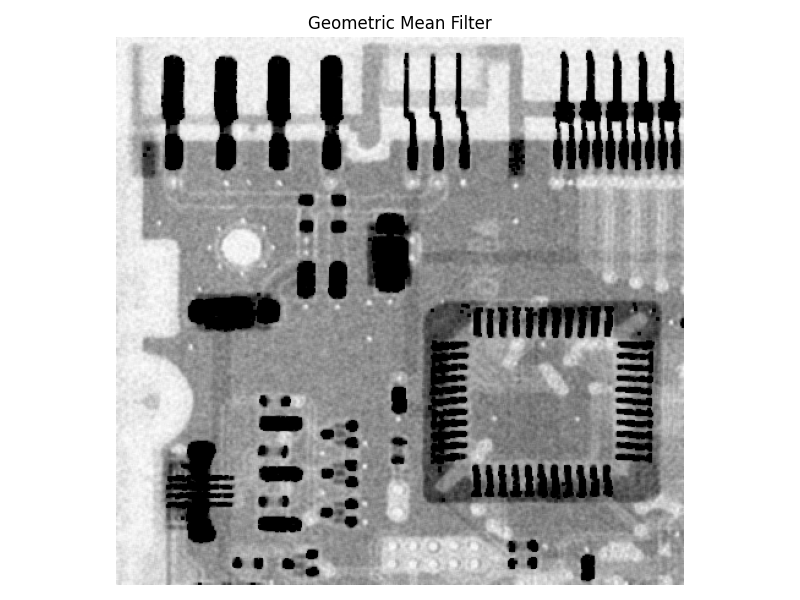
#> input picture 8208221512/4.png, 800 x 600 px, found by its file name
$ python 4.py
#> lines starting #> are read from the running program, lines starting #| are printed output that depends on the picture
import cv2
import numpy as np
import matplotlib.pyplot as plt

# 加载图像
image_path = 'D:/PycharmProjects/DIP/py/4.png'
original_image = cv2.imread(image_path, cv2.IMREAD_GRAYSCALE)
#> original_image is the input picture: shape (600, 800); min 0, max 255, mean 181.8

# 添加高斯噪声
def add_gaussian_noise(image, mean=0, std=25):
#> called with mean = 0, std = 25
    gauss = np.random.normal(mean, std, image.shape).astype(np.float32)
    noisy_image = cv2.add(image.astype(np.float32), gauss)
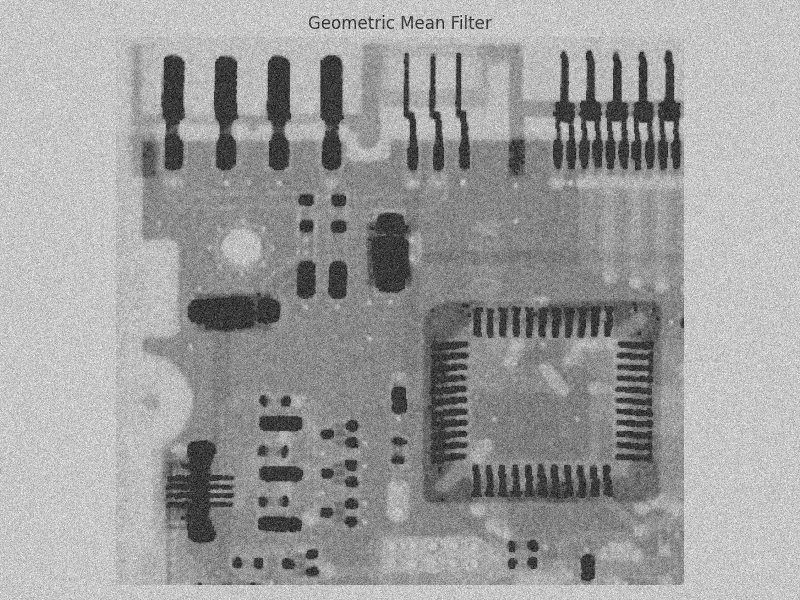
#> noisy_image: shape (600, 800) float32; min -103.5, max 357.5, mean 181.8; drawn with min black and max white
    noisy_image = np.clip(noisy_image, 0, 255).astype(np.uint8)
    return noisy_image

# 算术均值滤波
def arithmetic_mean_filter(image, kernel_size=3):
#> called with kernel_size = 3
    return cv2.blur(image, (kernel_size, kernel_size))

# 几何均值滤波
def geometric_mean_filter(image, kernel_size=3):
#> called with kernel_size = 3
    padded_image = np.pad(image, kernel_size // 2, mode='reflect')
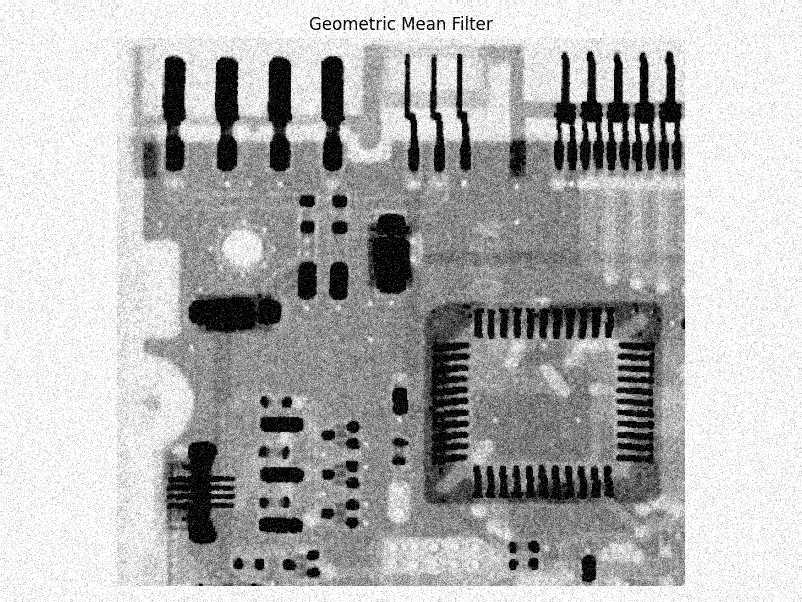
#> padded_image: shape (602, 802); min 0, max 255, mean 178.8
    result = np.zeros_like(image, dtype=np.float32)
    for i in range(image.shape[0]):
        for j in range(image.shape[1]):
            region = padded_image[i:i+kernel_size, j:j+kernel_size]
            # 计算几何均值
            result[i, j] = np.exp(np.mean(np.log(region + 1e-10)))  # 避免log(0)
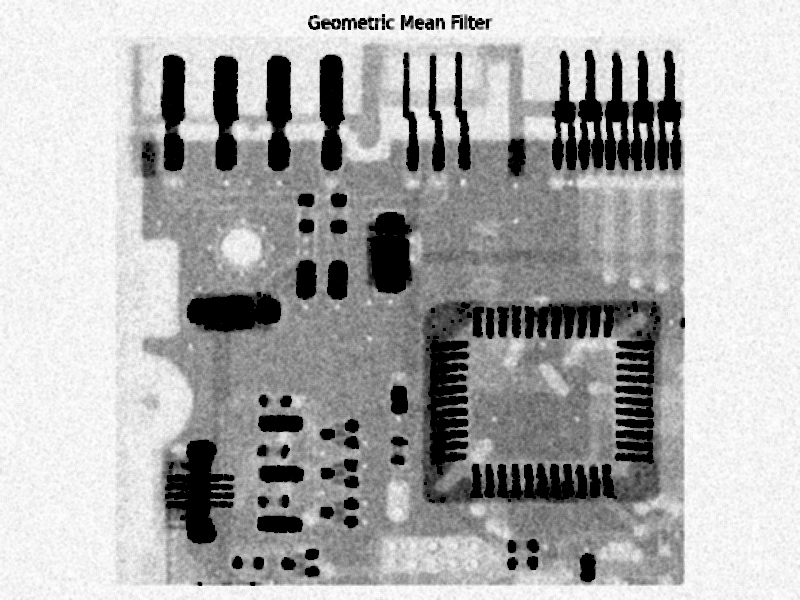
#> result: shape (600, 800) float32; min 1e-10, max 255, mean 173.6
    return np.clip(result, 0, 255).astype(np.uint8)

# 自适应均值滤波
def adaptive_mean_filter(image, kernel_size=3):
#> called with kernel_size = 3
    return cv2.bilateralFilter(image, kernel_size, 75, 75)  # 使用双边滤波替代

# 应用滤波操作
noisy_image = add_gaussian_noise(original_image)
arithmetic_filtered = arithmetic_mean_filter(noisy_image)
geometric_filtered = geometric_mean_filter(noisy_image)
adaptive_filtered = adaptive_mean_filter(noisy_image)

# 分开显示和保存结果
def show_and_save(image, title, filename):
    plt.figure(figsize=(8, 6))
    plt.imshow(image, cmap='gray')
    plt.title(title)
    plt.axis('off')
    plt.tight_layout()
    plt.savefig(filename)
    plt.show()

# 原始图像
show_and_save(original_image, "Original Image", "original_image.png")

# 噪声图像
show_and_save(noisy_image, "Noisy Image (Gaussian Noise)", "noisy_image.png")

# 算术均值滤波
show_and_save(arithmetic_filtered, "Arithmetic Mean Filter", "arithmetic_filtered.png")

# 几何均值滤波
show_and_save(geometric_filtered, "Geometric Mean Filter", "geometric_filtered.png")

# 自适应均值滤波
show_and_save(adaptive_filtered, "Adaptive Mean Filter", "adaptive_filtered.png")
